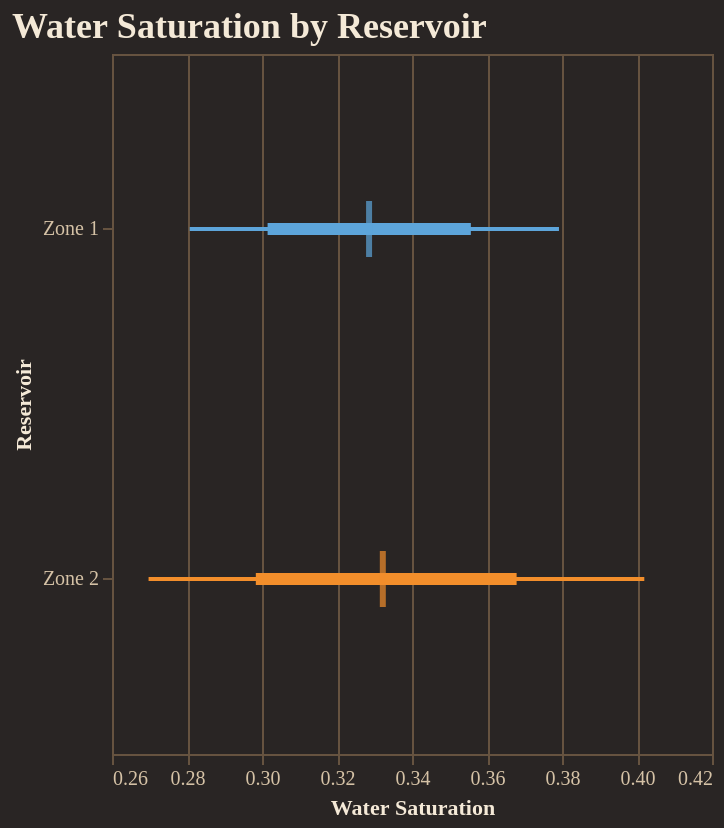

The notebook cell saved with this chart:
### Code cell
fig = reporter.plotter.forest_plot(
    "Water Saturation", 
    backend=PLOTTING_BACKEND
)
fig.show()

### Figure 1 — Vega-Lite specification as saved in the notebook (floating-point values rounded to 4 significant figures)
{"config": {"background": "#292524", "view": {"fill": "#292524", "stroke": "#665340"}, "title": {"color": "#f4e9d7", "font": "Merriweather", "fontSize": 18, "fontWeight": 600, "subtitleColor": "#d5c2a6", "anchor": "start"}, "axis": {"domainColor": "#665340", "gridColor": "#665340", "tickColor": "#665340", "labelColor": "#d5c2a6", "titleColor": "#f4e9d7", "labelFont": "Merriweather", "titleFont": "Merriweather"}, "legend": {"titleColor": "#f4e9d7", "labelColor": "#d5c2a6", "labelFont": "Merriweather", "titleFont": "Merriweather", "orient": "top-right", "symbolType": "circle"}, "header": {"labelColor": "#d5c2a6", "titleColor": "#f4e9d7", "labelFont": "Merriweather", "titleFont": "Merriweather"}, "mark": {"color": "#c78d3b"}, "line": {"color": "#c78d3b"}, "bar": {"color": "#c78d3b"}, "point": {"color": "#ddb06d"}, "area": {"color": "#c78d3b", "opacity": 0.35}, "text": {"color": "#f4e9d7", "font": "Merriweather"}, "range": {"category": ["#5DA5DA", "#F28E2B", "#59C36A", "#E15759", "#B07AA1", "#4ECDC4", "#FF9DA7", "#EDC948"]}}, "layer": [{"mark": {"type": "rule", "strokeWidth": 2}, "encoding": {"color": {"field": "group", "legend": null, "type": "nominal"}, "x": {"field": "p10", "scale": {"zero": false}, "title": "Water Saturation", "type": "quantitative"}, "x2": {"field": "p90"}, "y": {"field": "group", "sort": ["Zone 1", "Zone 2"], "title": "Reservoir", "type": "nominal"}}}, {"mark": {"type": "rule", "strokeWidth": 6}, "encoding": {"color": {"field": "group", "legend": null, "type": "nominal"}, "x": {"field": "p25", "scale": {"zero": false}, "title": "Water Saturation", "type": "quantitative"}, "x2": {"field": "p75"}, "y": {"field": "group", "sort": ["Zone 1", "Zone 2"], "title": "Reservoir", "type": "nominal"}}}, {"mark": {"type": "tick", "color": "black", "size": 28, "thickness": 3}, "encoding": {"color": {"field": "group", "legend": null, "type": "nominal"}, "tooltip": [{"field": "group", "title": "Group", "type": "nominal"}, {"field": "p10", "title": "P10", "type": "quantitative"}, {"field": "p25", "title": "P25", "type": "quantitative"}, {"field": "median", "title": "Median", "type": "quantitative"}, {"field": "p75", "title": "P75", "type": "quantitative"}, {"field": "p90", "title": "P90", "type": "quantitative"}], "x": {"field": "median", "scale": {"zero": false}, "title": "Water Saturation", "type": "quantitative"}, "y": {"field": "group", "sort": ["Zone 1", "Zone 2"], "title": "Reservoir", "type": "nominal"}}}], "data": {"name": "data-11254027955aede6ac56ff393dfb95b8"}, "height": 350, "title": "Water Saturation by Reservoir", "width": "container", "$schema": "https://vega.github.io/schema/vega-lite/v5.20.1.json", "datasets": {"data-11254027955aede6ac56ff393dfb95b8": [{"group": "Zone 1", "p10": 0.2807, "p25": 0.3015, "median": 0.3286, "p75": 0.3557, "p90": 0.3792}, {"group": "Zone 2", "p10": 0.2698, "p25": 0.2984, "median": 0.3322, "p75": 0.3679, "p90": 0.4019}]}}
